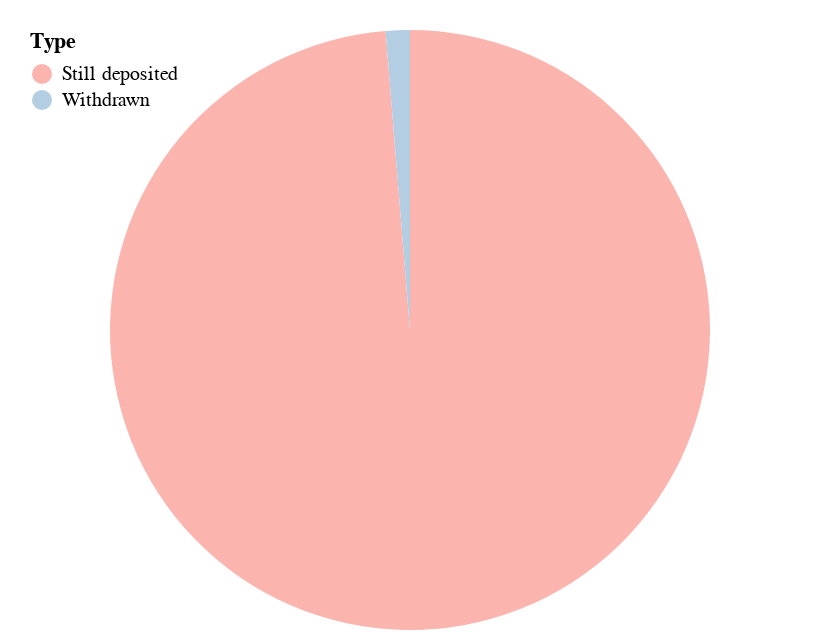

Notebook code for this chart:
### Code cell
alt.Chart(df).mark_arc().encode(
    theta=alt.Theta(field="UST", type="quantitative"),
    color=alt.Color(field="Type", type="nominal",
            scale=alt.Scale(scheme='pastel1'),
            legend=alt.Legend(
            orient='none',
            padding=10,
            legendY=-10,
            direction='vertical'))
).configure_view(strokeOpacity=0)

### Figure 1 — Vega-Lite specification as saved in the notebook (floating-point values rounded to 4 significant figures)
{"config": {"view": {"continuousWidth": 400, "continuousHeight": 300, "strokeOpacity": 0}}, "data": {"name": "data-dd201c098db2f8f5a5092135d01d36ff"}, "mark": "arc", "encoding": {"color": {"field": "Type", "legend": {"direction": "vertical", "legendY": -10, "orient": "none", "padding": 10}, "scale": {"scheme": "pastel1"}, "type": "nominal"}, "theta": {"field": "UST", "type": "quantitative"}}, "$schema": "https://vega.github.io/schema/vega-lite/v4.17.0.json", "datasets": {"data-dd201c098db2f8f5a5092135d01d36ff": [{"UST": 21300000.0, "Type": "Still deposited"}, {"UST": 279900.0, "Type": "Withdrawn"}]}}
